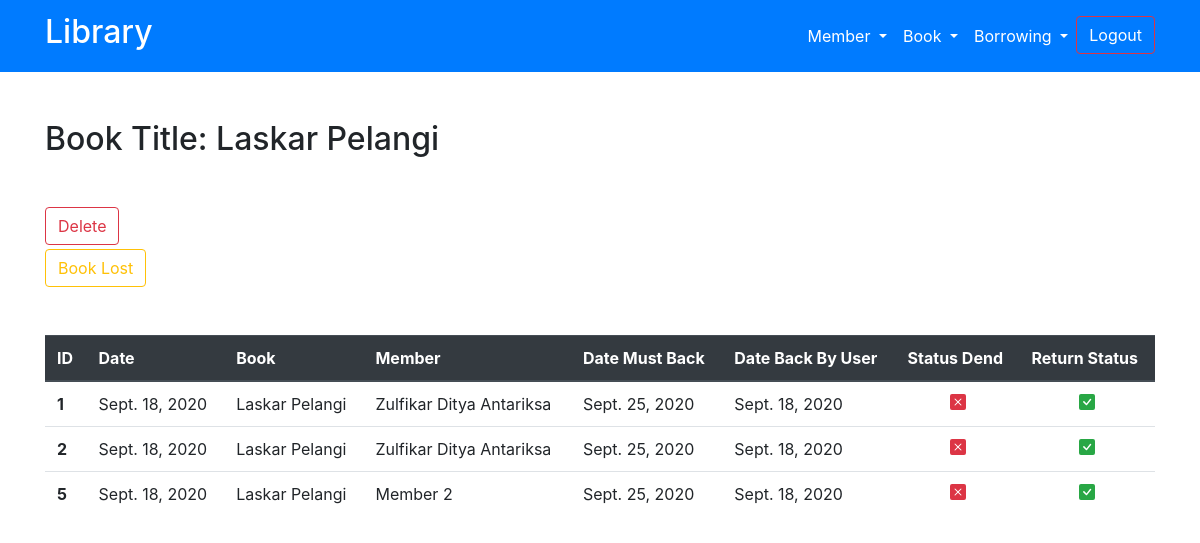
/history-book/1/ (signed in), run on an earlier commit of the app's database.
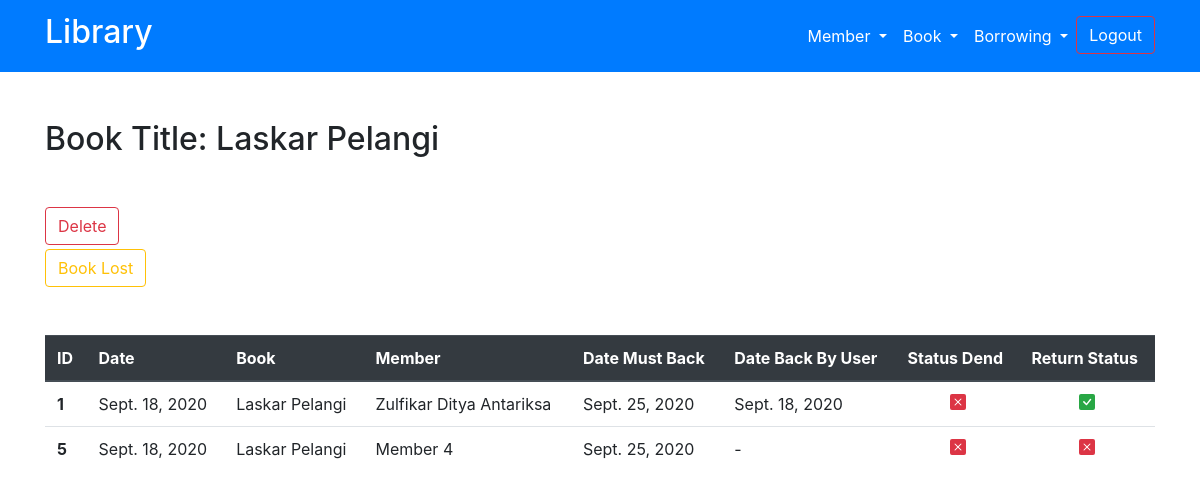
And on a later commit of the database.
### my_app/models.py (models this page shows, shortened)
class Peminjaman(models.Model):
    dateAdd = models.DateField(auto_now_add=True)
    member = models.ForeignKey(Member, on_delete=models.CASCADE)
    book = models.ForeignKey(Book, on_delete=models.CASCADE)
    date_must_back = models.DateField(auto_created=back_day)
    date_back_by_member = models.DateField(blank=True, null=True)
    status_denda = models.BooleanField(default=False)
    status_pengembalian = models.BooleanField(default=False)
    user = models.ForeignKey(User, on_delete=models.CASCADE)
    class Meta:
        verbose_name = "Peminjaman"
        verbose_name_plural = "Peminjamans"
        ordering = ['-dateAdd']

class Book(models.Model):
    dateAdd = models.DateField(auto_now_add=True)
    author = models.CharField(max_length=50)
    title = models.CharField(max_length=50)
    denda = models.IntegerField(default=10000)
    denda_hilang = models.IntegerField(default=50000)
    status = models.BooleanField(default=True)
    status_dipinjam = models.BooleanField(default=False)
    rating = models.ForeignKey(Rating, on_delete=models.CASCADE,)
    categorie = models.ForeignKey(Categorie, on_delete=models.CASCADE,)
    user = models.ForeignKey(User, on_delete=models.CASCADE)
    class Meta:
        verbose_name = "Book"
        verbose_name_plural = "Books"
        ordering = ['-dateAdd']
    def __str__(self):
        return self.title

class Member(models.Model):
    name = models.CharField(max_length=40)
    date_in = models.DateField(auto_now_add=True)
    address = models.CharField(max_length=50)
    email = models.EmailField(max_length=254)
    date_born = models.DateField()
    status = models.BooleanField(default=True)
    class Meta:
        verbose_name = "Member"
        verbose_name_plural = "Members"
        ordering = ['-date_in']
    def __str__(self):
        return self.name

### my_app/views.py (the view)
# urls.py: path('history-book/<int:book_id>/', views.history_book, name='history-book'),
def history_book(request, book_id):
    if request.user.is_authenticated:
        try:
            getBook = Book.objects.get(pk=book_id)
        except(KeyError, Book.DoesNotExist):
            return HttpResponseRedirect(reverse('home:not_found'))
        getPeminjaman = Peminjaman.objects.filter(book=getBook.id)
        paginator = Paginator(getPeminjaman, 100)
        pageNum = request.GET.get('page')
        dataresult = paginator.get_page(pageNum)
        return render(request, 'home/history-book.html', {
            'getBook': getBook,
            'data': dataresult,
        })
    else:
        return HttpResponseRedirect(reverse('login'))

### templates/home/history-book.html (shortened to what this page needs)
{% extends 'base.html' %}
{% load static %}
{% block content %}
<div class="container my-5 text-capitalize">
    <h2 class="my-5">Book title: {{getBook.title}}</h2>
    <a href="../../delete/Book/{{getBook.id}}/" class="btn btn-outline-danger mb-1">delete</a><br>
    <a href="../../book-lost/{{getBook.id}}/" class="btn btn-outline-warning mb-5">Book Lost</a>
    <table class="table table-hover">
        <thead class="thead-dark">
            <th scope="col">ID</th>
            <th scope="col">date</th>
            <th scope="col">book</th>
            <th scope="col">member</th>
            <th scope="col">date must back</th>
            <th scope="col">date back by user</th>
            <th scope="col">status dend</th>
            <th scope="col">return status</th>
        </thead>
        <tbody>
        {% for i in data %}
        {% if i.status_denda is True %}
            <tr class="bg-danger text-white">
            {% else %}
            <tr>
        {% endif %}
                <th scope="row">{{i.id}}</th>
                <td>{{i.dateAdd}}</td>
                <td>{{i.book}}</td>
                <td>{{i.member}}</td>
                <td>{{i.date_must_back}}</td>
                {% if i.date_back_by_member is None %}
                <td>-</td>
                {% else %}
                <td>{{i.date_back_by_member}}</td>
                {% endif %}
                {% if i.status_denda is True%}
                <td class="text-success text-center">
                    <svg width="1em" height="1em" viewBox="0 0 16 16" class="bi bi-check-square-fill"
                        fill="currentColor" xmlns="http://www.w3.org/2000/svg">
                        <path fill-rule="evenodd"
                            d="M2 0a2 2 0 0 0-2 2v12a2 2 0 0 0 2 2h12a2 2 0 0 0 2-2V2a2 2 0 0 0-2-2H2zm10.03 4.97a.75.75 0 0 0-1.08.022L7.477 9.417 5.384 7.323a.75.75 0 0 0-1.06 1.06L6.97 11.03a.75.75 0 0 0 1.079-.02l3.992-4.99a.75.75 0 0 0-.01-1.05z" />
                    </svg>
                </td>
                {% else %}
                <td class="text-danger text-center">
                </td>
                {% endif %}
                {% if i.status_pengembalian is True %}
                <td class="text-success text-center">
                </td>
                {% else %}
                <td class="text-danger text-center">
                </td>
                {% endif %}
            </tr>
        {% endfor %}
        </tbody>
    </table>
</div>
{% endblock content %}

What changed in the data, as far as the page shows it:
no longer on this page (row edited): Peminjaman: id "2", dateAdd "Sept. 18, 2020", book "Laskar Pelangi", member "Zulfikar Ditya Antariksa", date_must_back "Sept. 25, 2020", date_back_by_member "Sept. 18, 2020", status_denda False (drawn), status_pengembalian True (drawn)
changed Peminjaman id 5: member "Member 2" → "Member 4"; status_pengembalian True → False (drawn); date_back_by_member "Sept. 18, 2020" → (not shown); now shows "-"
